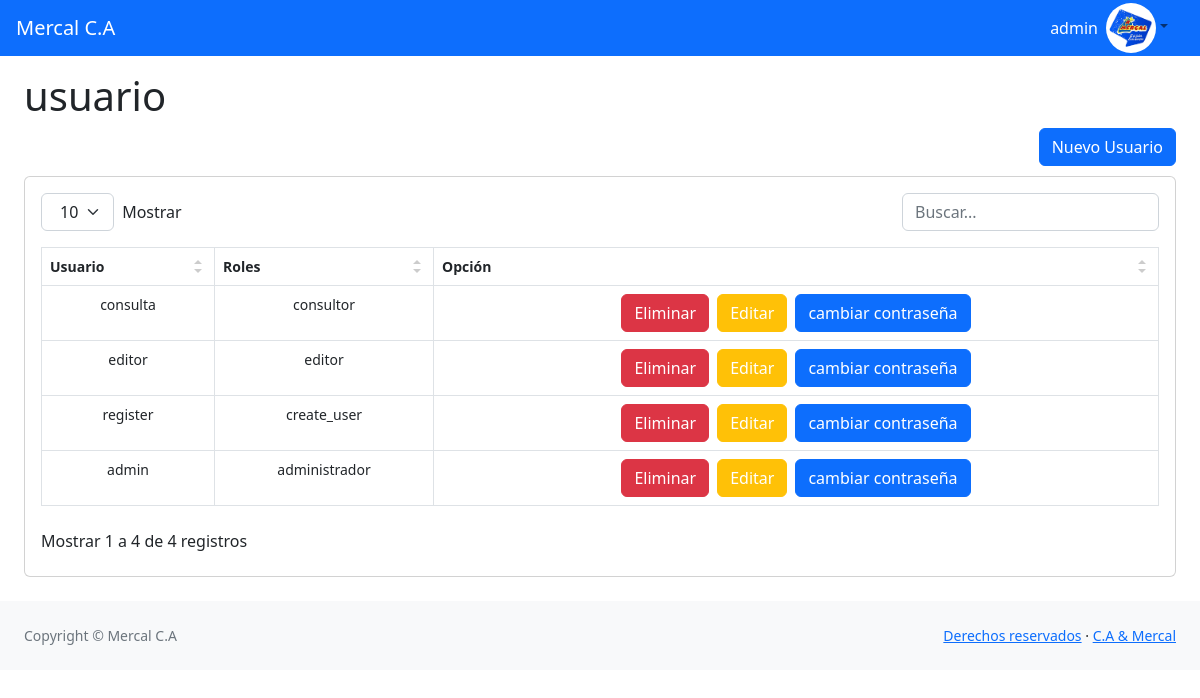
The page /user.php (signed in) on the database its author committed.
### tables this page shows
CREATE TABLE `users` (
  `id` int(11) NOT NULL AUTO_INCREMENT,
  `username` varchar(50) NOT NULL,
  `password` varchar(255) NOT NULL,
  `id_rol` int(11) NOT NULL,
  PRIMARY KEY (`id`),
  UNIQUE KEY `username` (`username`),
  KEY `id_rol` (`id_rol`),
  CONSTRAINT `users_ibfk_1` FOREIGN KEY (`id_rol`) REFERENCES `rols` (`id_rols`) ON DELETE CASCADE ON UPDATE CASCADE
);

CREATE TABLE `rols` (
  `id_rols` int(11) NOT NULL AUTO_INCREMENT,
  `roles` varchar(50) NOT NULL,
  PRIMARY KEY (`id_rols`)
);

### user.php (the view, shortened to what this page needs)
<?php
include "config/conexion.php";
$consulta = "SELECT us.id ,us.username, us.password, r.roles FROM users as us
 INNER JOIN rols as r ON us.id_rol = r.id_rols";
$resultado = mysqli_query($conn, $consulta);
 include "base/header.php";
?>
    <body class="sb-nav-fixed">
       <?php
        include "base/navbar2.php";
        ?>
       <br>
       <br>
            <div id="layoutSidenav_content">
                <main>
                    <div class="container-fluid px-4">
                        <h1 class="mt-4">usuario</h1>
                       <button class="btn btn-primary"  data-bs-toggle="modal" data-bs-target="#Modalregis" style="float: right;">Nuevo Usuario</button>
                            <br>
                            <br>
                        <div class="card mb-4">
                            <div class="card-body">
                         <table id="datatablesSimple" class="table text-center">
                                    <thead>
                                        <tr>
                                            <th>Usuario</th>
                                            <th>Roles</th>
                                            <th>Opción</th>
                                        </tr>
                                    </thead>
                                    <tbody>
                                        <?php while ($row = mysqli_fetch_assoc($resultado)) { ?>
                                            <tr>
                                                <td><?php echo $row['username']; ?></td>
                                                <td><?php echo $row['roles']; ?></td>
                                                <td>
                                                    <div class="d-flex justify-content-center">
                                                        <form action="config/eliminar_create.php" method="POST" class="me-2">
                                                            <button type="submit" class="btn btn-danger">Eliminar</button>
                                                        </form>
                                                        <a  class="btn btn-warning text-white me-2" data-bs-toggle="modal" data-bs-target="#Modaleditar<?php echo $row['id']; ?>" href="">Editar</a>
                                                        <a  class="btn btn-primary" data-bs-toggle="modal" data-bs-target="#Modalcontra<?php echo $row['id']; ?>" href="">cambiar contraseña</a>
                                                    </div>
                                                </td>
                                            </tr>
                                        <?php    include "modal/modal_editar.php";
                                                include "modal/modal_contra.php"; } ?>
                                    </tbody>
                                </table>
                            </div>
                        </div>
                    </div>
                </main>
                <?php
                include 'base/footer.php'; ?>
            </div>
    </body>
</html>

### rows shown on the page
users: username "consulta", id_rol.roles "consultor"
users: username "editor", id_rol.roles "editor"
users: username "register", id_rol.roles "create_user"
users: username "admin", id_rol.roles "administrador"

### other values the page prints
$usu "admin"
